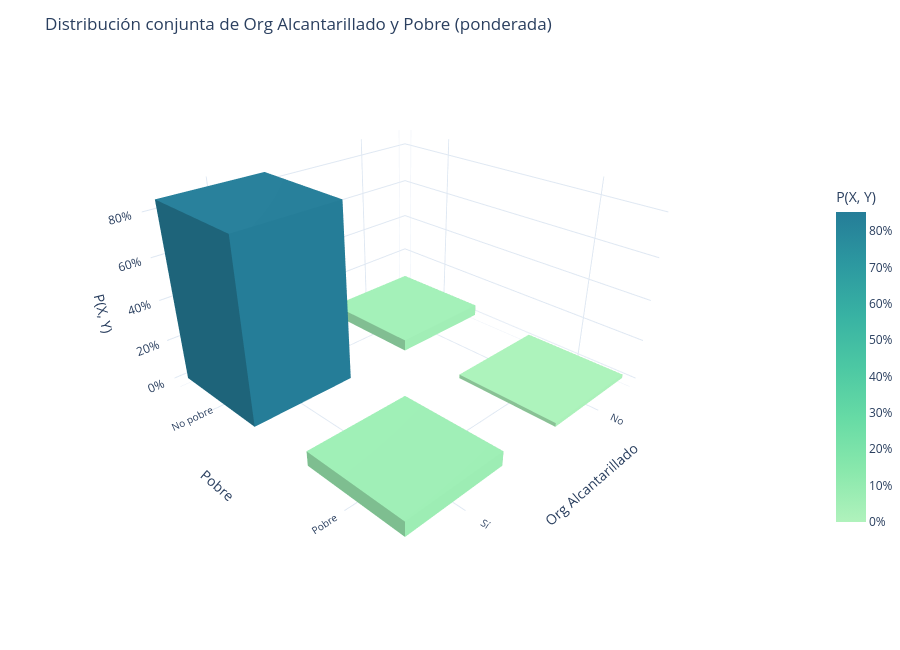

Notebook source saved alongside this figure:
### Markdown cell above
Vea que lo mas probable es No ser pobre y tener acueducto, sin embargo si se fija la clase pobre (multidimensionalmente) lo mas comun dentro de esta tambien es tener acueducto

### Code cell
discrete_plot_joint(df_eda, "ORG_alcantarillado", "POBRE", weights="PESO")

### Figure 1 — Plotly figure (JSON) as saved in the notebook; plotly's stock layout.template omitted (floating-point values rounded to 4 significant figures)
{"data": [{"coloraxis": "coloraxis", "flatshading": true, "hovertemplate": "Org Alcantarillado: No<br>Pobre: No pobre<br>P(X, Y): 5.75%<extra></extra>", "i": [7, 0, 0, 0, 4, 4, 6, 6, 4, 0, 3, 2], "intensity": [0.05748, 0.05748, 0.05748, 0.05748, 0.05748, 0.05748, 0.05748, 0.05748], "j": [3, 4, 1, 2, 5, 6, 5, 2, 0, 1, 6, 3], "k": [0, 7, 2, 3, 6, 7, 1, 1, 5, 5, 7, 6], "type": "mesh3d", "x": [0.0, 0.0, 0.6, 0.6, 0.0, 0.0, 0.6, 0.6], "y": [0.0, 0.6, 0.6, 0.0, 0.0, 0.6, 0.6, 0.0], "z": [0.0, 0.0, 0.0, 0.0, 0.05748, 0.05748, 0.05748, 0.05748]}, {"coloraxis": "coloraxis", "flatshading": true, "hovertemplate": "Org Alcantarillado: No<br>Pobre: Pobre<br>P(X, Y): 1.90%<extra></extra>", "i": [7, 0, 0, 0, 4, 4, 6, 6, 4, 0, 3, 2], "intensity": [0.01903, 0.01903, 0.01903, 0.01903, 0.01903, 0.01903, 0.01903, 0.01903], "j": [3, 4, 1, 2, 5, 6, 5, 2, 0, 1, 6, 3], "k": [0, 7, 2, 3, 6, 7, 1, 1, 5, 5, 7, 6], "type": "mesh3d", "x": [0.0, 0.0, 0.6, 0.6, 0.0, 0.0, 0.6, 0.6], "y": [1.0, 1.6, 1.6, 1.0, 1.0, 1.6, 1.6, 1.0], "z": [0.0, 0.0, 0.0, 0.0, 0.01903, 0.01903, 0.01903, 0.01903]}, {"coloraxis": "coloraxis", "flatshading": true, "hovertemplate": "Org Alcantarillado: Sí<br>Pobre: No pobre<br>P(X, Y): 85.25%<extra></extra>", "i": [7, 0, 0, 0, 4, 4, 6, 6, 4, 0, 3, 2], "intensity": [0.8525, 0.8525, 0.8525, 0.8525, 0.8525, 0.8525, 0.8525, 0.8525], "j": [3, 4, 1, 2, 5, 6, 5, 2, 0, 1, 6, 3], "k": [0, 7, 2, 3, 6, 7, 1, 1, 5, 5, 7, 6], "type": "mesh3d", "x": [1.0, 1.0, 1.6, 1.6, 1.0, 1.0, 1.6, 1.6], "y": [0.0, 0.6, 0.6, 0.0, 0.0, 0.6, 0.6, 0.0], "z": [0.0, 0.0, 0.0, 0.0, 0.8525, 0.8525, 0.8525, 0.8525]}, {"coloraxis": "coloraxis", "flatshading": true, "hovertemplate": "Org Alcantarillado: Sí<br>Pobre: Pobre<br>P(X, Y): 7.09%<extra></extra>", "i": [7, 0, 0, 0, 4, 4, 6, 6, 4, 0, 3, 2], "intensity": [0.07094, 0.07094, 0.07094, 0.07094, 0.07094, 0.07094, 0.07094, 0.07094], "j": [3, 4, 1, 2, 5, 6, 5, 2, 0, 1, 6, 3], "k": [0, 7, 2, 3, 6, 7, 1, 1, 5, 5, 7, 6], "type": "mesh3d", "x": [1.0, 1.0, 1.6, 1.6, 1.0, 1.0, 1.6, 1.6], "y": [1.0, 1.6, 1.6, 1.0, 1.0, 1.6, 1.6, 1.0], "z": [0.0, 0.0, 0.0, 0.0, 0.07094, 0.07094, 0.07094, 0.07094]}], "layout": {"coloraxis": {"cmax": 0.8525, "cmin": 0, "colorbar": {"len": 0.6, "tickformat": ".0%", "title": {"text": "P(X, Y)"}}, "colorscale": [[0, "rgb(176, 242, 188)"], [0.1667, "rgb(137, 232, 172)"], [0.3333, "rgb(103, 219, 165)"], [0.5, "rgb(76, 200, 163)"], [0.6667, "rgb(56, 178, 163)"], [0.8333, "rgb(44, 152, 160)"], [1, "rgb(37, 125, 152)"]]}, "height": 650, "margin": {"b": 0, "l": 0, "r": 0, "t": 60}, "scene": {"aspectmode": "manual", "aspectratio": {"x": 1, "y": 1, "z": 0.6}, "camera": {"center": {"x": 0, "y": 0, "z": -0.2}, "eye": {"x": 1.3, "y": 1.3, "z": 0.9}}, "xaxis": {"tickfont": {"size": 11}, "ticktext": ["No", "Sí"], "tickvals": [0.3, 1.3], "title": {"text": "Org Alcantarillado"}}, "yaxis": {"tickfont": {"size": 11}, "ticktext": ["No pobre", "Pobre"], "tickvals": [0.3, 1.3], "title": {"text": "Pobre"}}, "zaxis": {"tickformat": ".0%", "title": {"text": "P(X, Y)"}}}, "title": {"text": "Distribución conjunta de Org Alcantarillado y Pobre (ponderada)"}, "width": 900}}
